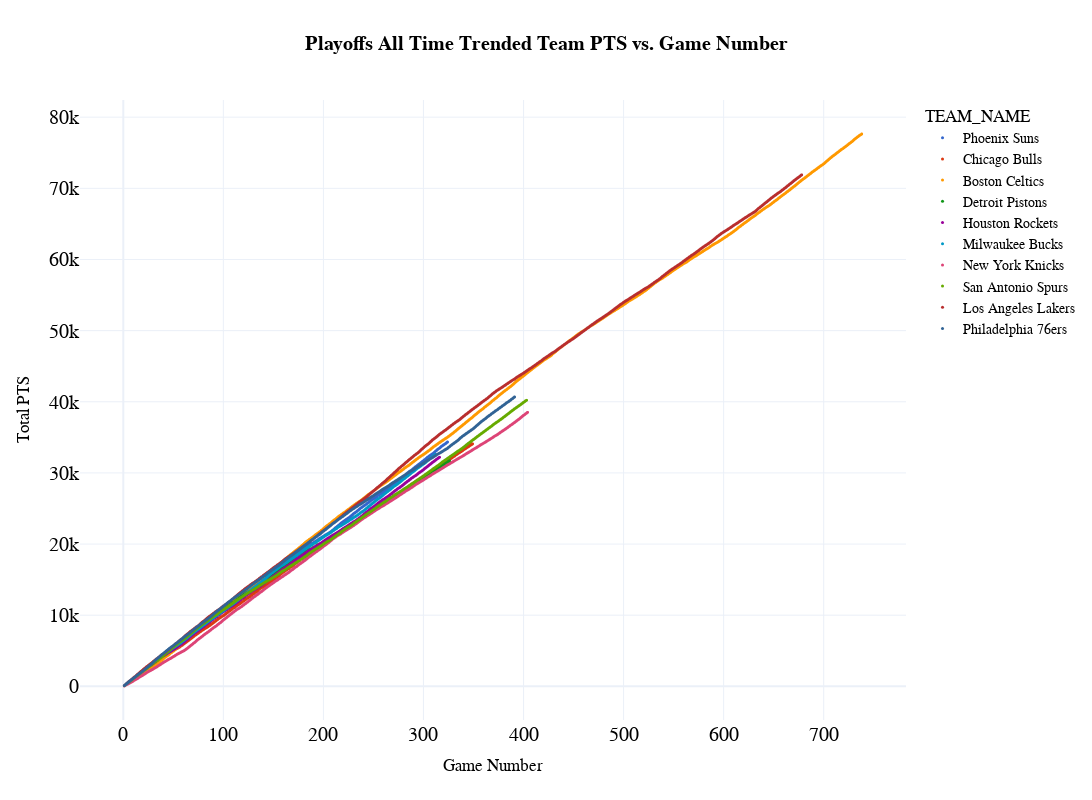

Write notebook code for a chart like this one.
### Code cell
fig_playoffs = px.scatter(
  df_top_playoffs, 
  x="Game Number", 
  y="Total {}".format(sort_category_playoffs),
  color='TEAM_NAME',
color_discrete_map={"Atlanta Hawks":"#C8102E",
"Charlotte Bobcats":"#E35205",
"Brooklyn Nets":"#707372",
"Boston Celtics":"#007A33",
"Seattle SuperSonics":"#00653A",
"Charlotte Hornets":"#00778B",
"Buffalo Braves":"#418FDE",
"Chicago Bulls":"#BA0C2F",
"Cleveland Cavaliers":"#6F263D",
"Dallas Mavericks":"#0050B5",
"Denver Nuggets":"#1d428a",
"Detroit Pistons":"#1D4289",
"Golden State Warriors":"#1D4289",
"Houston Rockets":"#BA0C2F",
"Indiana Pacers":"#041E42",
"Los Angeles Clippers":"#0C2340",
"Los Angeles Lakers":"#6a00ed",
"Memphis Grizzlies":"#0C2340",
"Miami Heat":"#862633",
"Milwaukee Bucks":"#2C5234",
"Minnesota Timberwolves":"#236192",
"New Orleans Pelicans":"#85714d",
"New York Knicks":"#FF8200",
"Oklahoma City Thunder":"#0072CE",
"Orlando Magic":"#0057B7",
"Philadelphia 76ers":"#1D4289",
"Phoenix Suns":"#e56020",
"Portland Trail Blazers":"#C8102E",
"Sacramento Kings":"#965ddd",
"San Antonio Spurs":"#9EA2A2",
"Toronto Raptors":"#C8102E",
"Utah Jazz":"#0C2340",
"Washingotn Wizards":"#C8102E",
"Rochester Royals":"#003DA5",
"Washington Bullets":"#C8102E"},
  title="<b>Playoffs All Time Trended Team {} vs. Game Number</b>".format(sort_category),
  template="plotly_white",
  hover_data=['TEAM_NAME', 'MIN', 'FGM', 'FGA', 'FG_PCT', 'FG3M', 'FG3A', 'FG3_PCT', 'FTM', 'FTA', 'OREB',
       'DREB', 'REB', 'AST', 'STL', 'BLK', 'TOV', 'PF', 'PTS', 'PLUS_MINUS', 'Season',
       'Game Number'], 
  height=800, 
  width=1200,
  )

fig_playoffs.update_layout(
    title_x=0.5,
    hoverlabel=dict(
        bgcolor="white",
        font_size=16,
        font_family="PT Sans Narrow"
    ),
    yaxis = dict(tickfont = dict(size=20)),
    xaxis = dict(tickfont = dict(size=20)),
    font=dict(
        family="PT Sans Narrow",
        size=14,
        color="Black"
    ),
    title_font_family="PT Sans Narrow"
)
fig_playoffs.update_traces(marker={'size': 3})

fig_playoffs

### Figure 1 — Plotly figure (JSON) as saved in the notebook; plotly's stock layout.template omitted (floating-point values rounded to 4 significant figures; data arrays with more than 128 entries replaced by an {"elided": "..."} marker saying what was removed)
{"data": [{"customdata": {"elided": "324x21 mixed values"}, "hovertemplate": "TEAM_NAME=%{customdata[0]}<br>Game Number=%{x}<br>Total PTS=%{y}<br>MIN=%{customdata[1]}<br>FGM=%{customdata[2]}<br>FGA=%{customdata[3]}<br>FG_PCT=%{customdata[4]}<br>FG3M=%{customdata[5]}<br>FG3A=%{customdata[6]}<br>FG3_PCT=%{customdata[7]}<br>FTM=%{customdata[8]}<br>FTA=%{customdata[9]}<br>OREB=%{customdata[10]}<br>DREB=%{customdata[11]}<br>REB=%{customdata[12]}<br>AST=%{customdata[13]}<br>STL=%{customdata[14]}<br>BLK=%{customdata[15]}<br>TOV=%{customdata[16]}<br>PF=%{customdata[17]}<br>PTS=%{customdata[18]}<br>PLUS_MINUS=%{customdata[19]}<br>Season=%{customdata[20]}<extra></extra>", "legendgroup": "Phoenix Suns", "marker": {"color": "#3366CC", "size": 3, "symbol": "circle"}, "mode": "markers", "name": "Phoenix Suns", "showlegend": true, "type": "scattergl", "x": {"elided": "324 int values"}, "xaxis": "x", "y": {"elided": "324 int values"}, "yaxis": "y"}, {"customdata": {"elided": "349x21 mixed values"}, "hovertemplate": "TEAM_NAME=%{customdata[0]}<br>Game Number=%{x}<br>Total PTS=%{y}<br>MIN=%{customdata[1]}<br>FGM=%{customdata[2]}<br>FGA=%{customdata[3]}<br>FG_PCT=%{customdata[4]}<br>FG3M=%{customdata[5]}<br>FG3A=%{customdata[6]}<br>FG3_PCT=%{customdata[7]}<br>FTM=%{customdata[8]}<br>FTA=%{customdata[9]}<br>OREB=%{customdata[10]}<br>DREB=%{customdata[11]}<br>REB=%{customdata[12]}<br>AST=%{customdata[13]}<br>STL=%{customdata[14]}<br>BLK=%{customdata[15]}<br>TOV=%{customdata[16]}<br>PF=%{customdata[17]}<br>PTS=%{customdata[18]}<br>PLUS_MINUS=%{customdata[19]}<br>Season=%{customdata[20]}<extra></extra>", "legendgroup": "Chicago Bulls", "marker": {"color": "#DC3912", "size": 3, "symbol": "circle"}, "mode": "markers", "name": "Chicago Bulls", "showlegend": true, "type": "scattergl", "x": {"elided": "349 int values"}, "xaxis": "x", "y": {"elided": "349 int values"}, "yaxis": "y"}, {"customdata": {"elided": "738x21 mixed values"}, "hovertemplate": "TEAM_NAME=%{customdata[0]}<br>Game Number=%{x}<br>Total PTS=%{y}<br>MIN=%{customdata[1]}<br>FGM=%{customdata[2]}<br>FGA=%{customdata[3]}<br>FG_PCT=%{customdata[4]}<br>FG3M=%{customdata[5]}<br>FG3A=%{customdata[6]}<br>FG3_PCT=%{customdata[7]}<br>FTM=%{customdata[8]}<br>FTA=%{customdata[9]}<br>OREB=%{customdata[10]}<br>DREB=%{customdata[11]}<br>REB=%{customdata[12]}<br>AST=%{customdata[13]}<br>STL=%{customdata[14]}<br>BLK=%{customdata[15]}<br>TOV=%{customdata[16]}<br>PF=%{customdata[17]}<br>PTS=%{customdata[18]}<br>PLUS_MINUS=%{customdata[19]}<br>Season=%{customdata[20]}<extra></extra>", "legendgroup": "Boston Celtics", "marker": {"color": "#FF9900", "size": 3, "symbol": "circle"}, "mode": "markers", "name": "Boston Celtics", "showlegend": true, "type": "scattergl", "x": {"elided": "738 int values"}, "xaxis": "x", "y": {"elided": "738 int values"}, "yaxis": "y"}, {"customdata": {"elided": "326x21 mixed values"}, "hovertemplate": "TEAM_NAME=%{customdata[0]}<br>Game Number=%{x}<br>Total PTS=%{y}<br>MIN=%{customdata[1]}<br>FGM=%{customdata[2]}<br>FGA=%{customdata[3]}<br>FG_PCT=%{customdata[4]}<br>FG3M=%{customdata[5]}<br>FG3A=%{customdata[6]}<br>FG3_PCT=%{customdata[7]}<br>FTM=%{customdata[8]}<br>FTA=%{customdata[9]}<br>OREB=%{customdata[10]}<br>DREB=%{customdata[11]}<br>REB=%{customdata[12]}<br>AST=%{customdata[13]}<br>STL=%{customdata[14]}<br>BLK=%{customdata[15]}<br>TOV=%{customdata[16]}<br>PF=%{customdata[17]}<br>PTS=%{customdata[18]}<br>PLUS_MINUS=%{customdata[19]}<br>Season=%{customdata[20]}<extra></extra>", "legendgroup": "Detroit Pistons", "marker": {"color": "#109618", "size": 3, "symbol": "circle"}, "mode": "markers", "name": "Detroit Pistons", "showlegend": true, "type": "scattergl", "x": {"elided": "326 int values"}, "xaxis": "x", "y": {"elided": "326 int values"}, "yaxis": "y"}, {"customdata": {"elided": "316x21 mixed values"}, "hovertemplate": "TEAM_NAME=%{customdata[0]}<br>Game Number=%{x}<br>Total PTS=%{y}<br>MIN=%{customdata[1]}<br>FGM=%{customdata[2]}<br>FGA=%{customdata[3]}<br>FG_PCT=%{customdata[4]}<br>FG3M=%{customdata[5]}<br>FG3A=%{customdata[6]}<br>FG3_PCT=%{customdata[7]}<br>FTM=%{customdata[8]}<br>FTA=%{customdata[9]}<br>OREB=%{customdata[10]}<br>DREB=%{customdata[11]}<br>REB=%{customdata[12]}<br>AST=%{customdata[13]}<br>STL=%{customdata[14]}<br>BLK=%{customdata[15]}<br>TOV=%{customdata[16]}<br>PF=%{customdata[17]}<br>PTS=%{customdata[18]}<br>PLUS_MINUS=%{customdata[19]}<br>Season=%{customdata[20]}<extra></extra>", "legendgroup": "Houston Rockets", "marker": {"color": "#990099", "size": 3, "symbol": "circle"}, "mode": "markers", "name": "Houston Rockets", "showlegend": true, "type": "scattergl", "x": {"elided": "316 int values"}, "xaxis": "x", "y": {"elided": "316 int values"}, "yaxis": "y"}, {"customdata": {"elided": "312x21 mixed values"}, "hovertemplate": "TEAM_NAME=%{customdata[0]}<br>Game Number=%{x}<br>Total PTS=%{y}<br>MIN=%{customdata[1]}<br>FGM=%{customdata[2]}<br>FGA=%{customdata[3]}<br>FG_PCT=%{customdata[4]}<br>FG3M=%{customdata[5]}<br>FG3A=%{customdata[6]}<br>FG3_PCT=%{customdata[7]}<br>FTM=%{customdata[8]}<br>FTA=%{customdata[9]}<br>OREB=%{customdata[10]}<br>DREB=%{customdata[11]}<br>REB=%{customdata[12]}<br>AST=%{customdata[13]}<br>STL=%{customdata[14]}<br>BLK=%{customdata[15]}<br>TOV=%{customdata[16]}<br>PF=%{customdata[17]}<br>PTS=%{customdata[18]}<br>PLUS_MINUS=%{customdata[19]}<br>Season=%{customdata[20]}<extra></extra>", "legendgroup": "Milwaukee Bucks", "marker": {"color": "#0099C6", "size": 3, "symbol": "circle"}, "mode": "markers", "name": "Milwaukee Bucks", "showlegend": true, "type": "scattergl", "x": {"elided": "312 int values"}, "xaxis": "x", "y": {"elided": "312 int values"}, "yaxis": "y"}, {"customdata": {"elided": "404x21 mixed values"}, "hovertemplate": "TEAM_NAME=%{customdata[0]}<br>Game Number=%{x}<br>Total PTS=%{y}<br>MIN=%{customdata[1]}<br>FGM=%{customdata[2]}<br>FGA=%{customdata[3]}<br>FG_PCT=%{customdata[4]}<br>FG3M=%{customdata[5]}<br>FG3A=%{customdata[6]}<br>FG3_PCT=%{customdata[7]}<br>FTM=%{customdata[8]}<br>FTA=%{customdata[9]}<br>OREB=%{customdata[10]}<br>DREB=%{customdata[11]}<br>REB=%{customdata[12]}<br>AST=%{customdata[13]}<br>STL=%{customdata[14]}<br>BLK=%{customdata[15]}<br>TOV=%{customdata[16]}<br>PF=%{customdata[17]}<br>PTS=%{customdata[18]}<br>PLUS_MINUS=%{customdata[19]}<br>Season=%{customdata[20]}<extra></extra>", "legendgroup": "New York Knicks", "marker": {"color": "#DD4477", "size": 3, "symbol": "circle"}, "mode": "markers", "name": "New York Knicks", "showlegend": true, "type": "scattergl", "x": {"elided": "404 int values"}, "xaxis": "x", "y": {"elided": "404 int values"}, "yaxis": "y"}, {"customdata": {"elided": "403x21 mixed values"}, "hovertemplate": "TEAM_NAME=%{customdata[0]}<br>Game Number=%{x}<br>Total PTS=%{y}<br>MIN=%{customdata[1]}<br>FGM=%{customdata[2]}<br>FGA=%{customdata[3]}<br>FG_PCT=%{customdata[4]}<br>FG3M=%{customdata[5]}<br>FG3A=%{customdata[6]}<br>FG3_PCT=%{customdata[7]}<br>FTM=%{customdata[8]}<br>FTA=%{customdata[9]}<br>OREB=%{customdata[10]}<br>DREB=%{customdata[11]}<br>REB=%{customdata[12]}<br>AST=%{customdata[13]}<br>STL=%{customdata[14]}<br>BLK=%{customdata[15]}<br>TOV=%{customdata[16]}<br>PF=%{customdata[17]}<br>PTS=%{customdata[18]}<br>PLUS_MINUS=%{customdata[19]}<br>Season=%{customdata[20]}<extra></extra>", "legendgroup": "San Antonio Spurs", "marker": {"color": "#66AA00", "size": 3, "symbol": "circle"}, "mode": "markers", "name": "San Antonio Spurs", "showlegend": true, "type": "scattergl", "x": {"elided": "403 int values"}, "xaxis": "x", "y": {"elided": "403 int values"}, "yaxis": "y"}, {"customdata": {"elided": "678x21 mixed values"}, "hovertemplate": "TEAM_NAME=%{customdata[0]}<br>Game Number=%{x}<br>Total PTS=%{y}<br>MIN=%{customdata[1]}<br>FGM=%{customdata[2]}<br>FGA=%{customdata[3]}<br>FG_PCT=%{customdata[4]}<br>FG3M=%{customdata[5]}<br>FG3A=%{customdata[6]}<br>FG3_PCT=%{customdata[7]}<br>FTM=%{customdata[8]}<br>FTA=%{customdata[9]}<br>OREB=%{customdata[10]}<br>DREB=%{customdata[11]}<br>REB=%{customdata[12]}<br>AST=%{customdata[13]}<br>STL=%{customdata[14]}<br>BLK=%{customdata[15]}<br>TOV=%{customdata[16]}<br>PF=%{customdata[17]}<br>PTS=%{customdata[18]}<br>PLUS_MINUS=%{customdata[19]}<br>Season=%{customdata[20]}<extra></extra>", "legendgroup": "Los Angeles Lakers", "marker": {"color": "#B82E2E", "size": 3, "symbol": "circle"}, "mode": "markers", "name": "Los Angeles Lakers", "showlegend": true, "type": "scattergl", "x": {"elided": "678 int values"}, "xaxis": "x", "y": {"elided": "678 int values"}, "yaxis": "y"}, {"customdata": {"elided": "391x21 mixed values"}, "hovertemplate": "TEAM_NAME=%{customdata[0]}<br>Game Number=%{x}<br>Total PTS=%{y}<br>MIN=%{customdata[1]}<br>FGM=%{customdata[2]}<br>FGA=%{customdata[3]}<br>FG_PCT=%{customdata[4]}<br>FG3M=%{customdata[5]}<br>FG3A=%{customdata[6]}<br>FG3_PCT=%{customdata[7]}<br>FTM=%{customdata[8]}<br>FTA=%{customdata[9]}<br>OREB=%{customdata[10]}<br>DREB=%{customdata[11]}<br>REB=%{customdata[12]}<br>AST=%{customdata[13]}<br>STL=%{customdata[14]}<br>BLK=%{customdata[15]}<br>TOV=%{customdata[16]}<br>PF=%{customdata[17]}<br>PTS=%{customdata[18]}<br>PLUS_MINUS=%{customdata[19]}<br>Season=%{customdata[20]}<extra></extra>", "legendgroup": "Philadelphia 76ers", "marker": {"color": "#316395", "size": 3, "symbol": "circle"}, "mode": "markers", "name": "Philadelphia 76ers", "showlegend": true, "type": "scattergl", "x": {"elided": "391 int values"}, "xaxis": "x", "y": {"elided": "391 int values"}, "yaxis": "y"}], "layout": {"font": {"color": "Black", "family": "PT Sans Narrow", "size": 14}, "height": 800, "hoverlabel": {"bgcolor": "white", "font": {"family": "PT Sans Narrow", "size": 16}}, "legend": {"title": {"text": "TEAM_NAME"}, "tracegroupgap": 0}, "title": {"font": {"family": "PT Sans Narrow"}, "text": "<b>Playoffs All Time Trended Team PTS vs. Game Number</b>", "x": 0.5}, "width": 1200, "xaxis": {"anchor": "y", "domain": [0, 1], "tickfont": {"size": 20}, "title": {"text": "Game Number"}}, "yaxis": {"anchor": "x", "domain": [0, 1], "tickfont": {"size": 20}, "title": {"text": "Total PTS"}}}}
